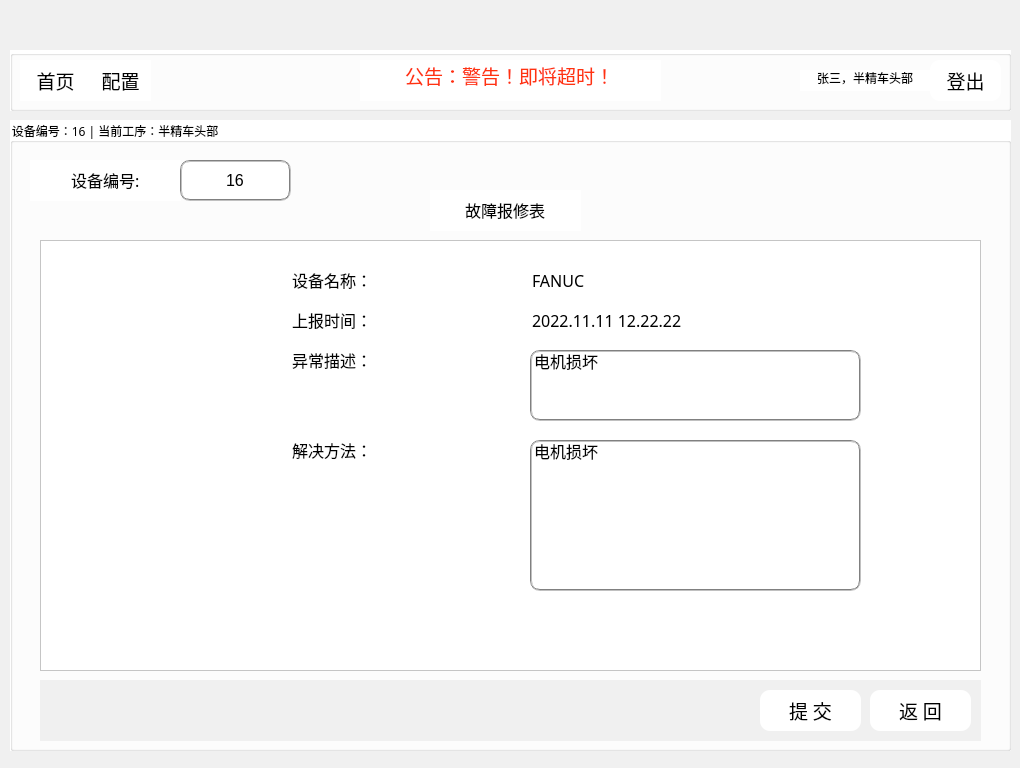
<?xml version="1.0" encoding="UTF-8"?>
<ui version="4.0">
 <class>repair</class>
 <widget class="QWidget" name="repair">
  <property name="geometry">
   <rect>
    <x>0</x>
    <y>0</y>
    <width>1020</width>
    <height>768</height>
   </rect>
  </property>
  <property name="windowTitle">
   <string>Form</string>
  </property>
  <property name="styleSheet">
   <string notr="true">background-color: #F0F0F0;</string>
  </property>
  <widget class="QGroupBox" name="groupBox">
   <property name="geometry">
    <rect>
     <x>10</x>
     <y>120</y>
     <width>1001</width>
     <height>631</height>
    </rect>
   </property>
   <property name="font">
    <font>
     <family>微软雅黑</family>
    </font>
   </property>
   <property name="styleSheet">
    <string notr="true">background-color: #FFFFFF;</string>
   </property>
   <property name="title">
    <string>设备编号：16 | 当前工序：半精车头部        </string>
   </property>
   <widget class="QLineEdit" name="lineEdit_51">
    <property name="geometry">
     <rect>
      <x>20</x>
      <y>40</y>
      <width>151</width>
      <height>41</height>
     </rect>
    </property>
    <property name="font">
     <font>
      <family>宋体</family>
      <pointsize>12</pointsize>
     </font>
    </property>
    <property name="styleSheet">
     <string notr="true">border:none</string>
    </property>
    <property name="text">
     <string>设备编号:</string>
    </property>
    <property name="cursorPosition">
     <number>5</number>
    </property>
    <property name="alignment">
     <set>Qt::AlignCenter</set>
    </property>
   </widget>
   <widget class="QLineEdit" name="lineEdit_67">
    <property name="geometry">
     <rect>
      <x>170</x>
      <y>40</y>
      <width>111</width>
      <height>41</height>
     </rect>
    </property>
    <property name="font">
     <font>
      <family>Arial</family>
      <pointsize>12</pointsize>
     </font>
    </property>
    <property name="styleSheet">
     <string notr="true">border-radius: 10px;
border: 2px groove gray;</string>
    </property>
    <property name="text">
     <string>16</string>
    </property>
    <property name="cursorPosition">
     <number>2</number>
    </property>
    <property name="alignment">
     <set>Qt::AlignCenter</set>
    </property>
   </widget>
   <widget class="QLineEdit" name="lineEdit_52">
    <property name="geometry">
     <rect>
      <x>420</x>
      <y>70</y>
      <width>151</width>
      <height>41</height>
     </rect>
    </property>
    <property name="font">
     <font>
      <family>宋体</family>
      <pointsize>12</pointsize>
     </font>
    </property>
    <property name="styleSheet">
     <string notr="true">border:none</string>
    </property>
    <property name="text">
     <string>故障报修表</string>
    </property>
    <property name="cursorPosition">
     <number>5</number>
    </property>
    <property name="alignment">
     <set>Qt::AlignCenter</set>
    </property>
   </widget>
   <widget class="QListView" name="listView">
    <property name="geometry">
     <rect>
      <x>30</x>
      <y>120</y>
      <width>941</width>
      <height>431</height>
     </rect>
    </property>
   </widget>
   <widget class="QLineEdit" name="lineEdit_54">
    <property name="geometry">
     <rect>
      <x>280</x>
      <y>140</y>
      <width>171</width>
      <height>41</height>
     </rect>
    </property>
    <property name="font">
     <font>
      <family>宋体</family>
      <pointsize>12</pointsize>
     </font>
    </property>
    <property name="styleSheet">
     <string notr="true">border:none;
text-align: left;</string>
    </property>
    <property name="text">
     <string>设备名称：</string>
    </property>
    <property name="cursorPosition">
     <number>5</number>
    </property>
    <property name="alignment">
     <set>Qt::AlignLeading|Qt::AlignLeft|Qt::AlignVCenter</set>
    </property>
   </widget>
   <widget class="QLineEdit" name="lineEdit_55">
    <property name="geometry">
     <rect>
      <x>280</x>
      <y>180</y>
      <width>171</width>
      <height>41</height>
     </rect>
    </property>
    <property name="font">
     <font>
      <family>宋体</family>
      <pointsize>12</pointsize>
     </font>
    </property>
    <property name="styleSheet">
     <string notr="true">border:none;
text-align: left;</string>
    </property>
    <property name="text">
     <string>上报时间：</string>
    </property>
    <property name="cursorPosition">
     <number>5</number>
    </property>
    <property name="alignment">
     <set>Qt::AlignLeading|Qt::AlignLeft|Qt::AlignVCenter</set>
    </property>
   </widget>
   <widget class="QLineEdit" name="lineEdit_56">
    <property name="geometry">
     <rect>
      <x>280</x>
      <y>220</y>
      <width>171</width>
      <height>41</height>
     </rect>
    </property>
    <property name="font">
     <font>
      <family>宋体</family>
      <pointsize>12</pointsize>
     </font>
    </property>
    <property name="styleSheet">
     <string notr="true">border:none;
text-align: left;</string>
    </property>
    <property name="text">
     <string>异常描述：</string>
    </property>
    <property name="cursorPosition">
     <number>5</number>
    </property>
    <property name="alignment">
     <set>Qt::AlignLeading|Qt::AlignLeft|Qt::AlignVCenter</set>
    </property>
   </widget>
   <widget class="QLineEdit" name="lineEdit_57">
    <property name="geometry">
     <rect>
      <x>280</x>
      <y>310</y>
      <width>171</width>
      <height>41</height>
     </rect>
    </property>
    <property name="font">
     <font>
      <family>宋体</family>
      <pointsize>12</pointsize>
     </font>
    </property>
    <property name="styleSheet">
     <string notr="true">border:none;
text-align: left;</string>
    </property>
    <property name="text">
     <string>解决方法：</string>
    </property>
    <property name="cursorPosition">
     <number>5</number>
    </property>
    <property name="alignment">
     <set>Qt::AlignLeading|Qt::AlignLeft|Qt::AlignVCenter</set>
    </property>
   </widget>
   <widget class="QLineEdit" name="lineEdit_58">
    <property name="geometry">
     <rect>
      <x>520</x>
      <y>140</y>
      <width>221</width>
      <height>41</height>
     </rect>
    </property>
    <property name="font">
     <font>
      <family>宋体</family>
      <pointsize>12</pointsize>
     </font>
    </property>
    <property name="styleSheet">
     <string notr="true">border:none;
text-align: left;</string>
    </property>
    <property name="text">
     <string>FANUC</string>
    </property>
    <property name="cursorPosition">
     <number>5</number>
    </property>
    <property name="alignment">
     <set>Qt::AlignLeading|Qt::AlignLeft|Qt::AlignVCenter</set>
    </property>
   </widget>
   <widget class="QLineEdit" name="lineEdit_59">
    <property name="geometry">
     <rect>
      <x>520</x>
      <y>180</y>
      <width>221</width>
      <height>41</height>
     </rect>
    </property>
    <property name="font">
     <font>
      <family>宋体</family>
      <pointsize>12</pointsize>
     </font>
    </property>
    <property name="styleSheet">
     <string notr="true">border:none;
text-align: left;</string>
    </property>
    <property name="text">
     <string>2022.11.11 12.22.22</string>
    </property>
    <property name="cursorPosition">
     <number>19</number>
    </property>
    <property name="alignment">
     <set>Qt::AlignLeading|Qt::AlignLeft|Qt::AlignVCenter</set>
    </property>
   </widget>
   <widget class="QLineEdit" name="lineEdit_68">
    <property name="geometry">
     <rect>
      <x>520</x>
      <y>230</y>
      <width>331</width>
      <height>71</height>
     </rect>
    </property>
    <property name="font">
     <font>
      <family>Arial</family>
      <pointsize>12</pointsize>
     </font>
    </property>
    <property name="styleSheet">
     <string notr="true">border-radius: 10px;
border: 2px groove gray;</string>
    </property>
    <property name="text">
     <string>电机损坏</string>
    </property>
    <property name="cursorPosition">
     <number>4</number>
    </property>
    <property name="alignment">
     <set>Qt::AlignLeading|Qt::AlignLeft|Qt::AlignTop</set>
    </property>
   </widget>
   <widget class="QLineEdit" name="lineEdit_69">
    <property name="geometry">
     <rect>
      <x>520</x>
      <y>320</y>
      <width>331</width>
      <height>151</height>
     </rect>
    </property>
    <property name="font">
     <font>
      <family>Arial</family>
      <pointsize>12</pointsize>
     </font>
    </property>
    <property name="styleSheet">
     <string notr="true">border-radius: 10px;
border: 2px groove gray;</string>
    </property>
    <property name="text">
     <string>电机损坏</string>
    </property>
    <property name="cursorPosition">
     <number>4</number>
    </property>
    <property name="alignment">
     <set>Qt::AlignLeading|Qt::AlignLeft|Qt::AlignTop</set>
    </property>
   </widget>
   <widget class="QPushButton" name="pushButton_36">
    <property name="geometry">
     <rect>
      <x>750</x>
      <y>570</y>
      <width>101</width>
      <height>41</height>
     </rect>
    </property>
    <property name="font">
     <font>
      <family>宋体</family>
      <pointsize>14</pointsize>
     </font>
    </property>
    <property name="styleSheet">
     <string notr="true">QPushButton#pushButton_36 {
border: none;
background-color: #ffffff;
border-radius: 10px;
}

QPushButton#pushButton_36:hover {
background-color: rgb(240,240,240);
}</string>
    </property>
    <property name="text">
     <string>提 交</string>
    </property>
   </widget>
   <widget class="QPushButton" name="pushButton_4">
    <property name="geometry">
     <rect>
      <x>860</x>
      <y>570</y>
      <width>101</width>
      <height>41</height>
     </rect>
    </property>
    <property name="font">
     <font>
      <family>宋体</family>
      <pointsize>14</pointsize>
     </font>
    </property>
    <property name="styleSheet">
     <string notr="true">QPushButton#pushButton_4 {
border: none;
background-color: #ffffff;
border-radius: 10px;
}

QPushButton#pushButton_4:hover {
background-color: rgb(240,240,240);
}</string>
    </property>
    <property name="text">
     <string>返 回</string>
    </property>
   </widget>
   <widget class="QTableWidget" name="tableWidget_3">
    <property name="geometry">
     <rect>
      <x>30</x>
      <y>560</y>
      <width>941</width>
      <height>61</height>
     </rect>
    </property>
    <property name="font">
     <font>
      <pointsize>10</pointsize>
     </font>
    </property>
    <property name="styleSheet">
     <string notr="true">background-color: #F0F0F0;
border: none;</string>
    </property>
    <property name="verticalScrollMode">
     <enum>QAbstractItemView::ScrollPerItem</enum>
    </property>
    <attribute name="horizontalHeaderVisible">
     <bool>false</bool>
    </attribute>
    <attribute name="horizontalHeaderCascadingSectionResizes">
     <bool>true</bool>
    </attribute>
   </widget>
   <zorder>tableWidget_3</zorder>
   <zorder>lineEdit_51</zorder>
   <zorder>lineEdit_67</zorder>
   <zorder>lineEdit_52</zorder>
   <zorder>listView</zorder>
   <zorder>lineEdit_54</zorder>
   <zorder>lineEdit_55</zorder>
   <zorder>lineEdit_56</zorder>
   <zorder>lineEdit_57</zorder>
   <zorder>lineEdit_58</zorder>
   <zorder>lineEdit_59</zorder>
   <zorder>lineEdit_68</zorder>
   <zorder>lineEdit_69</zorder>
   <zorder>pushButton_36</zorder>
   <zorder>pushButton_4</zorder>
  </widget>
  <widget class="QLabel" name="label">
   <property name="geometry">
    <rect>
     <x>0</x>
     <y>0</y>
     <width>1021</width>
     <height>41</height>
    </rect>
   </property>
   <property name="styleSheet">
    <string notr="true">border-image: url(:/10.png);</string>
   </property>
   <property name="text">
    <string/>
   </property>
  </widget>
  <widget class="QLabel" name="label_4">
   <property name="geometry">
    <rect>
     <x>760</x>
     <y>0</y>
     <width>61</width>
     <height>41</height>
    </rect>
   </property>
   <property name="styleSheet">
    <string notr="true">border-image: url(:/login/3.png);</string>
   </property>
   <property name="text">
    <string/>
   </property>
  </widget>
  <widget class="QGroupBox" name="groupBox_2">
   <property name="geometry">
    <rect>
     <x>10</x>
     <y>50</y>
     <width>1001</width>
     <height>61</height>
    </rect>
   </property>
   <property name="styleSheet">
    <string notr="true">background-color: #ffffff;</string>
   </property>
   <property name="title">
    <string/>
   </property>
   <widget class="QLineEdit" name="lineEdit_5">
    <property name="geometry">
     <rect>
      <x>350</x>
      <y>10</y>
      <width>301</width>
      <height>41</height>
     </rect>
    </property>
    <property name="font">
     <font>
      <family>Arial</family>
      <pointsize>14</pointsize>
     </font>
    </property>
    <property name="styleSheet">
     <string notr="true">color: rgb(255, 51, 15);
border:none</string>
    </property>
    <property name="text">
     <string>公告：警告！即将超时！</string>
    </property>
    <property name="cursorPosition">
     <number>11</number>
    </property>
    <property name="alignment">
     <set>Qt::AlignCenter</set>
    </property>
   </widget>
   <widget class="QPushButton" name="pushButton_24">
    <property name="geometry">
     <rect>
      <x>10</x>
      <y>10</y>
      <width>71</width>
      <height>41</height>
     </rect>
    </property>
    <property name="font">
     <font>
      <family>宋体</family>
      <pointsize>14</pointsize>
     </font>
    </property>
    <property name="styleSheet">
     <string notr="true">QPushButton#pushButton_24 {
border: none;
}

QPushButton#pushButton_24:hover {
background-color: rgb(240,240,240);
}</string>
    </property>
    <property name="text">
     <string>首页</string>
    </property>
   </widget>
   <widget class="QPushButton" name="pushButton_20">
    <property name="geometry">
     <rect>
      <x>80</x>
      <y>10</y>
      <width>61</width>
      <height>41</height>
     </rect>
    </property>
    <property name="font">
     <font>
      <family>宋体</family>
      <pointsize>14</pointsize>
     </font>
    </property>
    <property name="styleSheet">
     <string notr="true">QPushButton#pushButton_20 {
border: none;
background-color: #ffffff;
}

QPushButton#pushButton_20:hover {
background-color: rgb(240,240,240);
}</string>
    </property>
    <property name="text">
     <string>配置</string>
    </property>
   </widget>
   <widget class="QPushButton" name="pushButton_30">
    <property name="geometry">
     <rect>
      <x>920</x>
      <y>10</y>
      <width>71</width>
      <height>41</height>
     </rect>
    </property>
    <property name="font">
     <font>
      <family>宋体</family>
      <pointsize>14</pointsize>
     </font>
    </property>
    <property name="styleSheet">
     <string notr="true">QPushButton#pushButton_30 {
border-radius: 10px;
text-align: center;
}

QPushButton#pushButton_30:hover {
background-color: rgb(240,240,240);
}</string>
    </property>
    <property name="text">
     <string>登出</string>
    </property>
   </widget>
   <widget class="QLineEdit" name="lineEdit_6">
    <property name="geometry">
     <rect>
      <x>790</x>
      <y>20</y>
      <width>131</width>
      <height>21</height>
     </rect>
    </property>
    <property name="font">
     <font>
      <family>Arial</family>
      <pointsize>9</pointsize>
     </font>
    </property>
    <property name="styleSheet">
     <string notr="true">border:none;
background-color: #FFFFFF;</string>
    </property>
    <property name="text">
     <string>张三，半精车头部</string>
    </property>
    <property name="cursorPosition">
     <number>8</number>
    </property>
    <property name="alignment">
     <set>Qt::AlignCenter</set>
    </property>
   </widget>
  </widget>
 </widget>
 <resources/>
 <connections/>
</ui>
